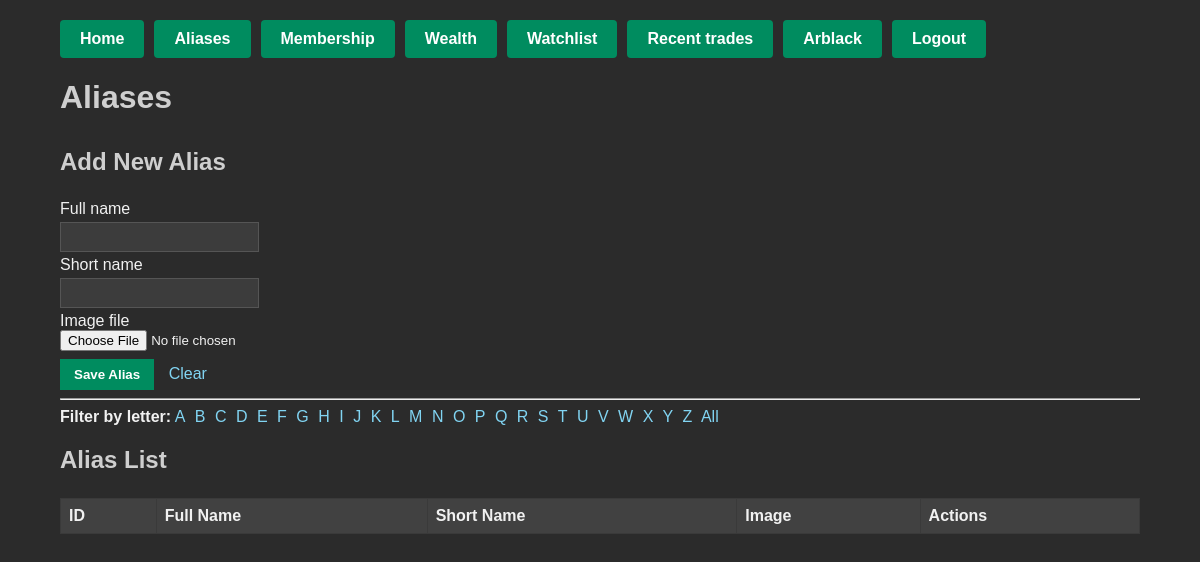
The app's page /alias/?letter=A (signed in), older data.
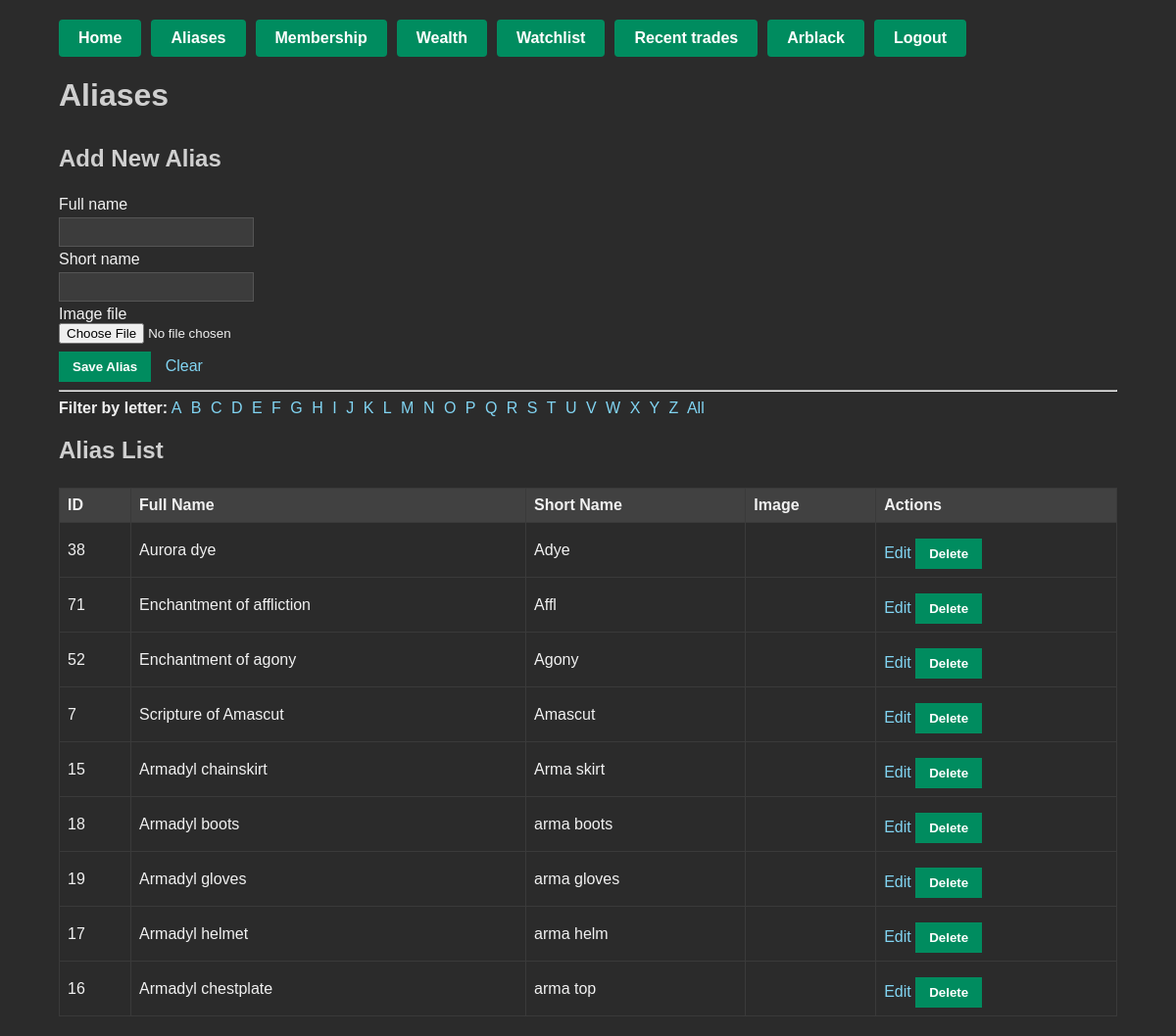
The same page, newer data.
### trades/models.py (models this page shows, shortened)
class Alias(models.Model):
    full_name = models.CharField(max_length=200, unique=False)
    short_name = models.CharField(max_length=100, blank=True)
    image_path = models.CharField(max_length=300, blank=True)
    image_file = models.ImageField(upload_to='aliases/', blank=True, null=True)

### trades/views.py (the view)
# urls.py: path('alias/', views.alias_list, name='alias_list'),
def alias_list(request):
    if not request.user.is_authenticated:
        return redirect('trades:login_view')
    edit_alias = None
    if 'edit_id' in request.GET:
        edit_id = request.GET['edit_id']
        edit_alias = get_object_or_404(Alias, id=edit_id)
    if request.method == 'POST':
        if 'alias_id' in request.POST and 'delete_alias' not in request.POST:
            alias_id = request.POST.get('alias_id', '')
            if alias_id:
                alias_obj = get_object_or_404(Alias, id=alias_id)
                form = AliasForm(request.POST, request.FILES, instance=alias_obj)
            else:
                form = AliasForm(request.POST, request.FILES)
            if form.is_valid():
                form.save()
                messages.success(request, "Alias saved!")
                return redirect('trades:alias_list')
            else:
                messages.error(request, "Error saving alias.")
        elif 'delete_alias' in request.POST:
            alias_id = request.POST.get('alias_id', '')
            if alias_id:
                try:
                    alias_obj = Alias.objects.get(id=alias_id)
                    alias_obj.delete()
                    messages.success(request, "Alias deleted.")
                except Alias.DoesNotExist:
                    messages.error(request, "Alias not found.")
            return redirect('trades:alias_list')
    else:
        if edit_alias:
            form = AliasForm(instance=edit_alias)
        else:
            form = AliasForm()
    letter = request.GET.get('letter', '')
    if letter:
        aliases = Alias.objects.filter(short_name__istartswith=letter).order_by('short_name')
    else:
        aliases = Alias.objects.all().order_by('short_name')
    letters = [chr(i) for i in range(ord('A'), ord('Z') + 1)]
    return render(request, 'trades/alias_list.html', {
        'form': form,
        'aliases': aliases,
        'edit_alias': edit_alias,
        'letters': letters,
    })

### trades/forms.py
class AliasForm(forms.ModelForm):
    class Meta:
        model = Alias
        fields = ['full_name', 'short_name', 'image_file']

### trades/templates/trades/alias_list.html (shortened to what this page needs)
{% load static %}
<!DOCTYPE html>
<html>
<head>
    <link rel="stylesheet" href="{% static 'trades/css/dark_theme.css' %}">
</head>
<body>
<div class="container">
    <div class="top-nav">
        <ul class="nav-buttons">
            <li><a href="{% url 'trades:index' %}">Home</a></li>
            <li><a href="{% url 'trades:alias_list' %}">Aliases</a></li>
            <li><a href="{% url 'trades:membership_list' %}">Membership</a></li>
            <li><a href="{% url 'trades:wealth_list' %}">Wealth</a></li>
            <li><a href="{% url 'trades:watchlist_list' %}">Watchlist</a></li>
            <li><a href="{% url 'trades:recent_trades' %}">Recent trades</a></li>
            {% if user.is_authenticated %}
                <li><a href="{% url 'trades:account_page' %}">{{ user.username }}</a></li>
                <li><a href="{% url 'trades:logout_view' %}">Logout</a></li>
            {% else %}
                <li><a href="{% url 'trades:login_view' %}">Account</a></li>
            {% endif %}
        </ul>
    </div>
    <h1>Aliases</h1>
    <form method="post" enctype="multipart/form-data">
        {% if edit_alias %}
            <input type="hidden" name="alias_id" value="{{ edit_alias.id }}">
            <h2>Editing Alias #{{ edit_alias.id }}</h2>
        {% else %}
            <h2>Add New Alias</h2>
        {% endif %}
        {{ form.full_name.label }}<br>
        {{ form.full_name }}<br>
        {{ form.short_name.label }}<br>
        {{ form.short_name }}<br>
        {{ form.image_file.label }}<br>
        {{ form.image_file }}<br>
        <button type="submit">Save Alias</button>
        <a href="{% url 'trades:alias_list' %}" style="margin-left:10px;">Clear</a>
    </form>
    <hr>
    <div class="letter-filter">
      <strong>Filter by letter:</strong>
      {% for l in letters %}
        <a href="?letter={{ l }}">{{ l }}</a>
      {% endfor %}
      <a href="?letter=">All</a>
    </div>
    <h2>Alias List</h2>
    <table>
        <thead>
            <tr>
                <th>ID</th>
                <th>Full Name</th>
                <th>Short Name</th>
                <th>Image</th>
                <th>Actions</th>
            </tr>
        </thead>
        <tbody>
        {% for alias in aliases %}
            <tr>
                <td>{{ alias.id }}</td>
                <td>{{ alias.full_name }}</td>
                <td>{{ alias.short_name }}</td>
                <td>
                </td>
                <td>
                    <a href="?edit_id={{ alias.id }}">Edit</a>
                    <form method="post" style="display:inline;">
                        <button type="submit" name="delete_alias"
                                onclick="return confirm('Delete this alias?');">
                            Delete
                        </button>
                    </form>
                </td>
            </tr>
        {% endfor %}
        </tbody>
    </table>
</div>
</body>
</html>

Row changes from the older to the newer data that the page shows:
added Alias: id "38", full_name "Aurora dye", short_name "Adye"
added Alias: id "71", full_name "Enchantment of affliction", short_name "Affl"
added Alias: id "52", full_name "Enchantment of agony", short_name "Agony"
added Alias: id "7", full_name "Scripture of Amascut", short_name "Amascut"
added Alias: id "15", full_name "Armadyl chainskirt", short_name "Arma skirt"
added Alias: id "18", full_name "Armadyl boots", short_name "arma boots"
added Alias: id "19", full_name "Armadyl gloves", short_name "arma gloves"
added Alias: id "17", full_name "Armadyl helmet", short_name "arma helm"
added Alias: id "16", full_name "Armadyl chestplate", short_name "arma top"
